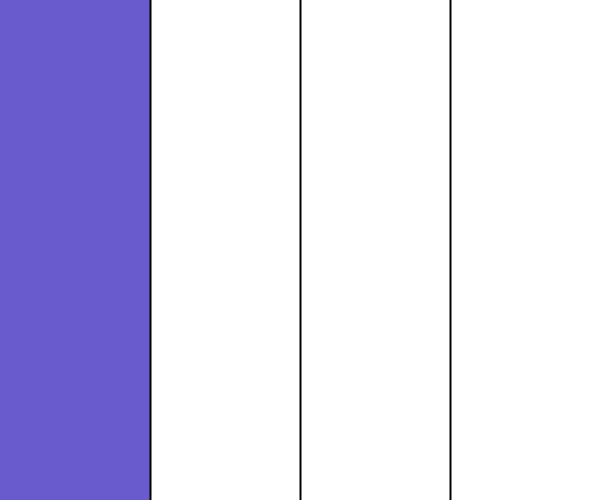
Frame 1 (no input)
Frame 60 (the mouse pressed at the canvas centre just before this capture): identical to frame 1, image omitted
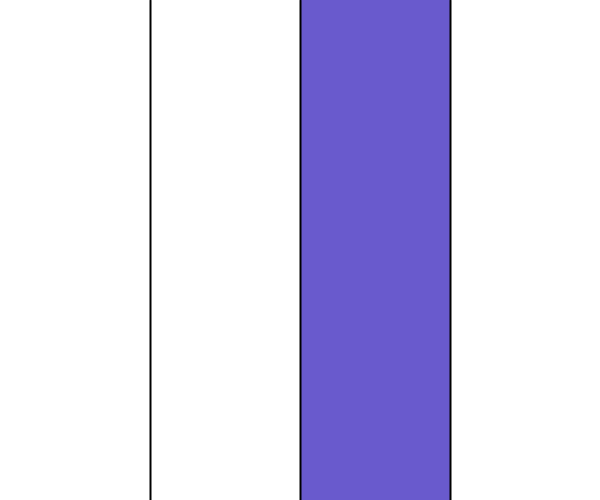
Frame 120 (the mouse held since frame 60 and released just before this capture)

The Processing sketch that drew these frames (run headless with seeded random() and noise(); from frame 60 on, the mouse is pressed at the canvas centre):

// Processing sketch: highlightSolution
// ── highlightSolution.pde
void setup() {
  size(600, 500);
  background(255);
  fill(0, 0, 255);
}

void draw() {
  background(255);
  
  // draw highlight
  noStroke();
  fill(105,90,205);
  if (mouseX < width/4) {
    rect(0, 0, width/4, height);
  } else if (mouseX < width/2) {
    rect(width/4, 0, width/4, height);
  } else if (mouseX < (3*width)/4) {
    rect(width/2, 0, width/4, height);
  } else {
    rect((3*width)/4, 0, width/4, height);
  }
  
  // draw boarders
  strokeWeight(2);
  stroke(0);
  line (width/4, 0, width/4, height);
  line (width/2, 0, width/2, height);
  line((3*width)/4, 0, (3*width)/4, height);
}
